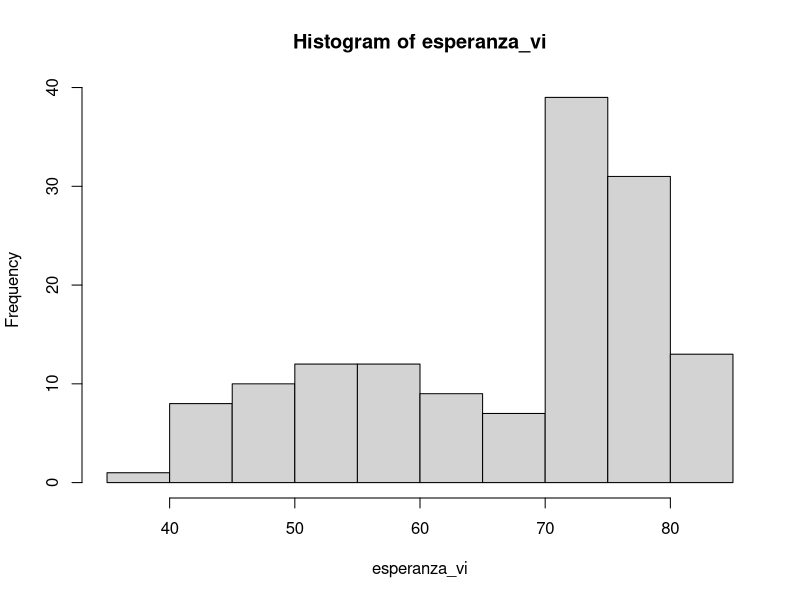
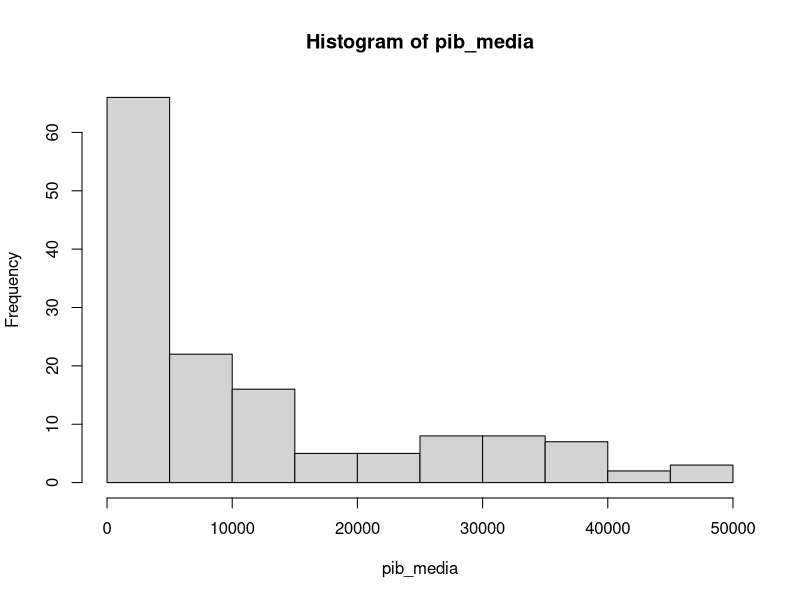
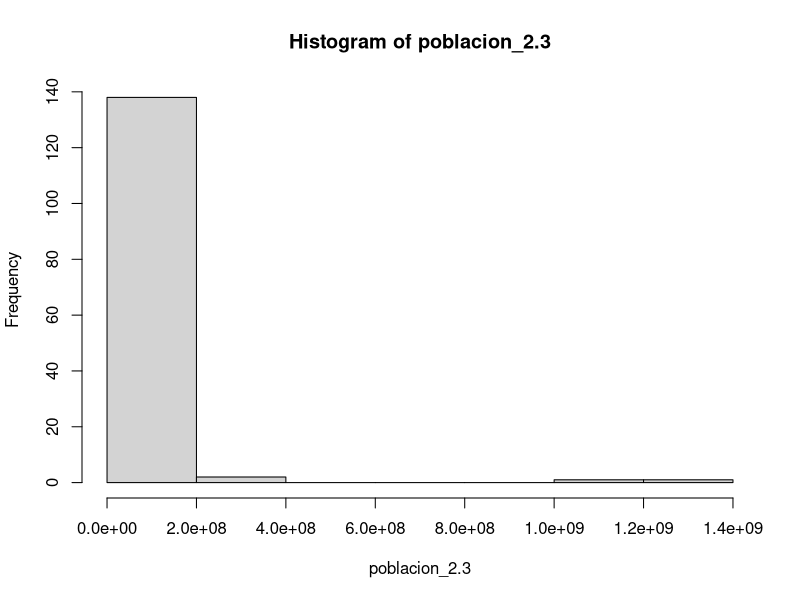

These figures' R source, in order:
# nombre del archivo a mandar por correo: 
# nombre_apellido_inferencia_profesor.R
# ejemplo:
# juan_perez_inferencia_beltran.R

# No olvide ejecutar las líneas 6 y 11 antes de empezar el resto del trabajo
library(readxl)

# 1. Use la función read_excel para cargar los datos que se encuentran en el archivo excel 

misdatos <- read_excel("datos_e.xlsx")



# 2. Para las variables "pib_per_capita" y "esperanza_de_vida" compute lo siguiente
# 2.1 la media cada una (4 pts)
misdatos$pib_per_capita
pib_media <- misdatos$pib_per_capita
mean(pib_media)

misdatos$esperanza_de_vida
esperanza_vi <- misdatos$esperanza_de_vida
mean(esperanza_vi)



# 2.2 la desviación estandar de cada una (4 pts)

sd(misdatos$esperanza_de_vida)
sd(misdatos$poblacion)
sd(misdatos$pib_per_capita)

# 2.3 la cantidad de observaciones (n) de cada una (4 pts)

poblacion_2.3 <- misdatos$poblacion
esperanza_vi
pib_media
poblacion_2.3



# 3. Grafique los histogramas de estas tres variables:
# "pib_per_capita" (2 pto), "esperanza_de_vida" (2 pto) y el logaritmo natural de la variable "población" (4 pts).
# Puede usar cualquier función y paquete de R que grafique histogramas
hist(esperanza_vi)
hist(pib_media)
hist(poblacion_2.3)
